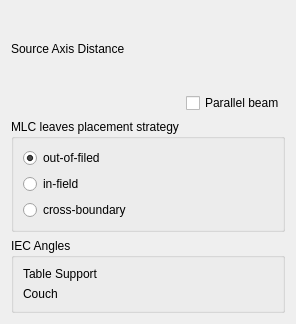
<?xml version="1.0" encoding="UTF-8"?>
<ui version="4.0">
 <class>qSlicerLoadableModuleTemplateFooBarWidget</class>
 <widget class="QWidget" name="qSlicerLoadableModuleTemplateFooBarWidget">
  <property name="geometry">
   <rect>
    <x>0</x>
    <y>0</y>
    <width>296</width>
    <height>324</height>
   </rect>
  </property>
  <property name="windowTitle">
   <string>Foo bar</string>
  </property>
  <layout class="QGridLayout" name="gridLayout_4">
   <item row="0" column="0">
    <layout class="QGridLayout" name="gridLayout">
     <item row="1" column="1">
      <widget class="ctkSliderWidget" name="SourceAxisDistanceSliderWidget" native="true"/>
     </item>
     <item row="1" column="0">
      <widget class="QLabel" name="SourceAxisDistanceLabel">
       <property name="text">
        <string>Source Axis Distance</string>
       </property>
      </widget>
     </item>
     <item row="3" column="0" colspan="2">
      <widget class="ctkCollapsibleGroupBox" name="MLCPlacementStrategyGroupBox">
       <property name="title">
        <string>MLC leaves placement strategy</string>
       </property>
       <layout class="QGridLayout" name="gridLayout_2">
        <item row="1" column="0">
         <widget class="QRadioButton" name="InFieldRadioButton">
          <property name="text">
           <string>in-field</string>
          </property>
          <property name="checked">
           <bool>false</bool>
          </property>
         </widget>
        </item>
        <item row="0" column="0">
         <widget class="QRadioButton" name="OutOfFieldRadioButton">
          <property name="text">
           <string>out-of-filed</string>
          </property>
          <property name="checked">
           <bool>true</bool>
          </property>
         </widget>
        </item>
        <item row="2" column="0">
         <widget class="QRadioButton" name="CrossBoundaryRadioButton">
          <property name="text">
           <string>cross-boundary</string>
          </property>
         </widget>
        </item>
       </layout>
      </widget>
     </item>
     <item row="4" column="0" colspan="2">
      <widget class="QGroupBox" name="IECAnglesGroupBox">
       <property name="title">
        <string>IEC Angles</string>
       </property>
       <layout class="QGridLayout" name="gridLayout_5">
        <item row="0" column="0">
         <layout class="QGridLayout" name="gridLayout_3">
          <item row="0" column="0">
           <widget class="QLabel" name="TabelSupportAngleLabel">
            <property name="text">
             <string>Table Support</string>
            </property>
           </widget>
          </item>
          <item row="1" column="0">
           <widget class="QLabel" name="CouchAngleLabel">
            <property name="text">
             <string>Couch</string>
            </property>
           </widget>
          </item>
          <item row="0" column="1">
           <widget class="ctkSliderWidget" name="TableSupportAngleSliderWidget" native="true"/>
          </item>
          <item row="1" column="1">
           <widget class="ctkSliderWidget" name="CouchAngleSliderWidget" native="true"/>
          </item>
         </layout>
        </item>
       </layout>
      </widget>
     </item>
     <item row="2" column="1">
      <layout class="QHBoxLayout" name="horizontalLayout">
       <item>
        <spacer name="horizontalSpacer">
         <property name="orientation">
          <enum>Qt::Horizontal</enum>
         </property>
         <property name="sizeHint" stdset="0">
          <size>
           <width>40</width>
           <height>20</height>
          </size>
         </property>
        </spacer>
       </item>
       <item>
        <widget class="QCheckBox" name="ParallelBeamCheckBox">
         <property name="text">
          <string>Parallel beam</string>
         </property>
        </widget>
       </item>
      </layout>
     </item>
    </layout>
   </item>
  </layout>
 </widget>
 <customwidgets>
  <customwidget>
   <class>ctkSliderWidget</class>
   <extends>QWidget</extends>
   <header>ctkSliderWidget.h</header>
   <container>1</container>
  </customwidget>
  <customwidget>
   <class>ctkCollapsibleGroupBox</class>
   <extends>QGroupBox</extends>
   <header>ctkCollapsibleGroupBox.h</header>
   <container>1</container>
  </customwidget>
 </customwidgets>
 <resources/>
 <connections>
  <connection>
   <sender>ParallelBeamCheckBox</sender>
   <signal>toggled(bool)</signal>
   <receiver>SourceAxisDistanceSliderWidget</receiver>
   <slot>setDisabled(bool)</slot>
   <hints>
    <hint type="sourcelabel">
     <x>216</x>
     <y>74</y>
    </hint>
    <hint type="destinationlabel">
     <x>216</x>
     <y>33</y>
    </hint>
   </hints>
  </connection>
 </connections>
</ui>
